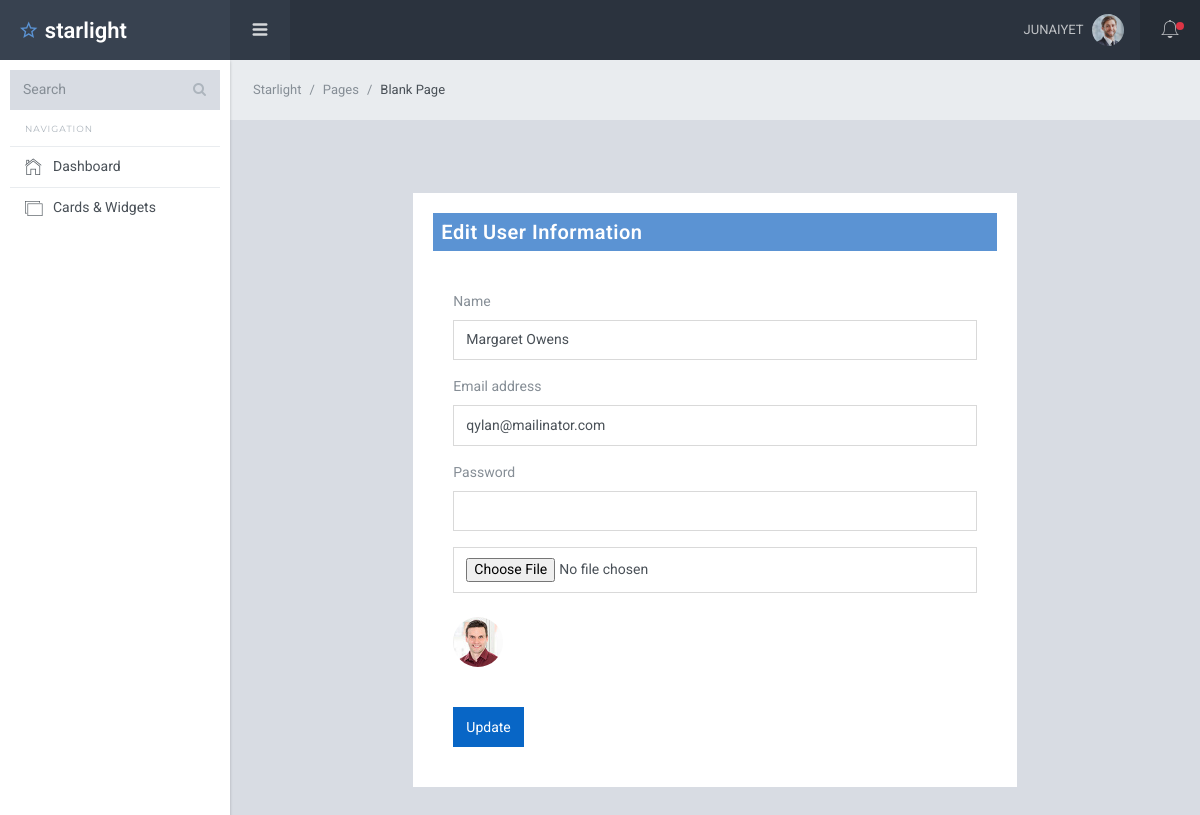
Screenshot of /users/edit.php?id=1 (signed in) with the database file from the repository.
### tables this page shows
CREATE TABLE `users` (
  `id` int(11) NOT NULL,
  `name` varchar(80) NOT NULL,
  `email` varchar(80) NOT NULL,
  `password` varchar(80) NOT NULL,
  `profile_photo` varchar(80) NOT NULL,
  `created_at` datetime NOT NULL,
  `status` int(11) NOT NULL DEFAULT 0,
  `role` int(11) DEFAULT NULL
);

### users/edit.php (the view, shortened to what this page needs)
<?php
require '../db.php';
$id = $_GET['id'];
$select_user_edit = " SELECT * FROM users WHERE id=$id";
$select_user_edit_result = mysqli_query($db_connection, $select_user_edit);
$after_assos = mysqli_fetch_assoc($select_user_edit_result);
?>
<?php require '../dashbord_parts/header.php'; ?>
<div class="sl-mainpanel">
  <nav class="breadcrumb sl-breadcrumb">
    <a class="breadcrumb-item" href="index.html">Starlight</a>
    <a class="breadcrumb-item" href="index.html">Pages</a>
    <span class="breadcrumb-item active">Blank Page</span>
  </nav>
  <div class="sl-pagebody">
    <div class="row">
      <div class="col-md-8 mx-auto my-5 ">
        <div class="card border-secondary mb-3">
          <div class="card-body ">
            <h5 class="card-title bg-info text-white p-2">Edit User Information</h5>
            <div class="card-body text-secondary">
              <form action="update.php" method="post" enctype="multipart/form-data">
                <div class="mb-3">
                  <label class="form-label">Name</label>
                  <input type="text" class="form-control" name='name' value="<?= $after_assos['name']; ?>">
                </div>
                <div class="mb-3">
                  <label class="form-label">Email address</label>
                  <input type="text" class="form-control" name='email' value="<?= $after_assos['email']; ?>">
                </div>
                <div class="mb-3 input_password">
                  <label class="form-label">Password</label>
                  <input type="password" class="form-control" id="password" name='password'>
                </div>
                <div class="mb-3">
                  <input type="file" class="form-control" name="profile_photo" oninput="pic.src=window.URL.createObjectURL(this.files[0])">
                  <img width="50" style="border-radius: 50%;" class="my-4" id="pic" src="/protfolio/uplodeds//users/<?= $after_assos['profile_photo']; ?>">
                </div>
                <button type="submit" class="btn btn-primary">Update</button>
              </form>
            </div>
          </div>
        </div>
      </div>
    </div>
  </div>
</div>
<?php require '../dashbord_parts/footer.php'; ?>
</body>
</html>

### dashbord_parts/header.php (shortened to what this page needs)
<?php
$id = $_SESSION['id'];
$select_profile = "SELECT * FROM users WHERE id=$id";
$select_profile_result = mysqli_query($db_connection,$select_profile) ;
$after_assos_info = mysqli_fetch_assoc($select_profile_result);
?>
<!DOCTYPE html>
<html lang="en">
<head>
    <link href="/protfolio/dashbord_assets/lib/font-awesome/css/font-awesome.css" rel="stylesheet">
    <link href="/protfolio/dashbord_assets/lib/Ionicons/css/ionicons.css" rel="stylesheet">
    <link href="/protfolio/dashbord_assets/lib/perfect-scrollbar/css/perfect-scrollbar.css" rel="stylesheet">
    <link rel="stylesheet" href="/protfolio/dashbord_assets/css/starlight.css">
</head>
<body>
    <div class="sl-logo"><a href=""><i class="icon ion-android-star-outline"></i> starlight</a></div>
    <div class="sl-sideleft">
        <div class="input-group input-group-search">
            <input type="search" name="search" class="form-control" placeholder="Search">
            <span class="input-group-btn">
                <button class="btn"><i class="fa fa-search"></i></button>
            </span>
        </div>
        <label class="sidebar-label">Navigation</label>
        <div class="sl-sideleft-menu">
            <a href="/protfolio/dashbord.php" class="sl-menu-link">
                <div class="sl-menu-item">
                    <i class="menu-item-icon icon ion-ios-home-outline tx-22"></i>
                    <span class="menu-item-label" >Dashboard</span>
                </div>
            </a>
            <a href="widgets.html" class="sl-menu-link">
                <div class="sl-menu-item">
                    <i class="menu-item-icon icon ion-ios-photos-outline tx-20"></i>
                    <span class="menu-item-label">Cards &amp; Widgets</span>
                </div>
            </a>
        </div>
        <br>
    </div>
    <div class="sl-header">
        <div class="sl-header-left">
            <div class="navicon-left hidden-md-down"><a id="btnLeftMenu" href=""><i class="icon ion-navicon-round"></i></a></div>
        </div>
        <div class="sl-header-right">
            <nav class="nav">
                <div class="dropdown">
                    <a href="" class="nav-link nav-link-profile" data-toggle="dropdown">
                        <span class="logged-name"><?= $after_assos_info['name'] ;?></span></span>
                        <img src="/protfolio/uplodeds/users/<?= $after_assos_info['profile_photo']?>" class="wd-32 rounded-circle" alt="">
                    </a>
                </div>
            </nav>
            <div class="navicon-right">
                <a id="btnRightMenu" href="" class="pos-relative">
                    <i class="icon ion-ios-bell-outline"></i>
                    <span class="square-8 bg-danger"></span>
                </a>
            </div>
        </div>
    </div>

### rows the page displays
users: name "JUNAIYET", profile_photo (picture)
users: name "Margaret Owens", email "qylan@mailinator.com", profile_photo (picture)
